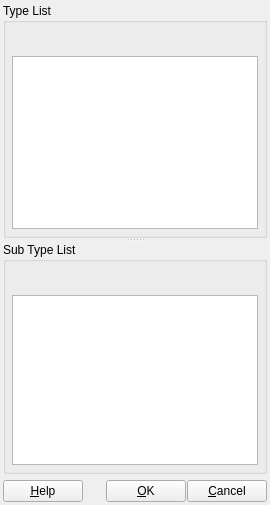
<?xml version="1.0" encoding="UTF-8"?>
<ui version="4.0">
 <class>RB_DatabaseTypeDialog</class>
 <widget class="QDialog" name="RB_DatabaseTypeDialog">
  <property name="geometry">
   <rect>
    <x>0</x>
    <y>0</y>
    <width>270</width>
    <height>505</height>
   </rect>
  </property>
  <property name="windowTitle">
   <string>Dialog</string>
  </property>
  <layout class="QGridLayout" name="gridLayout">
   <property name="leftMargin">
    <number>3</number>
   </property>
   <property name="topMargin">
    <number>3</number>
   </property>
   <property name="rightMargin">
    <number>3</number>
   </property>
   <property name="bottomMargin">
    <number>3</number>
   </property>
   <item row="0" column="0">
    <widget class="QSplitter" name="splitter">
     <property name="orientation">
      <enum>Qt::Vertical</enum>
     </property>
     <widget class="QGroupBox" name="gbType">
      <property name="title">
       <string>Type List</string>
      </property>
      <layout class="QGridLayout" name="gridLayout_17">
       <property name="leftMargin">
        <number>6</number>
       </property>
       <property name="topMargin">
        <number>6</number>
       </property>
       <property name="rightMargin">
        <number>6</number>
       </property>
       <property name="bottomMargin">
        <number>6</number>
       </property>
       <property name="spacing">
        <number>3</number>
       </property>
       <item row="0" column="0">
        <widget class="RB_ToolButtonBar" name="tbbType" native="true">
         <property name="minimumSize">
          <size>
           <width>0</width>
           <height>24</height>
          </size>
         </property>
         <property name="maximumSize">
          <size>
           <width>16777215</width>
           <height>24</height>
          </size>
         </property>
        </widget>
       </item>
       <item row="1" column="0">
        <widget class="RB_TableView" name="tvType"/>
       </item>
      </layout>
     </widget>
     <widget class="QWidget" name="">
      <layout class="QVBoxLayout" name="verticalLayout">
       <item>
        <widget class="QGroupBox" name="gbSubType">
         <property name="title">
          <string>Sub Type List</string>
         </property>
         <layout class="QGridLayout" name="gridLayout_18">
          <property name="leftMargin">
           <number>6</number>
          </property>
          <property name="topMargin">
           <number>6</number>
          </property>
          <property name="rightMargin">
           <number>6</number>
          </property>
          <property name="bottomMargin">
           <number>6</number>
          </property>
          <property name="spacing">
           <number>3</number>
          </property>
          <item row="0" column="0">
           <widget class="RB_ToolButtonBar" name="tbbSubType" native="true">
            <property name="minimumSize">
             <size>
              <width>0</width>
              <height>24</height>
             </size>
            </property>
            <property name="maximumSize">
             <size>
              <width>16777215</width>
              <height>24</height>
             </size>
            </property>
           </widget>
          </item>
          <item row="1" column="0">
           <widget class="RB_TableView" name="tvSubType"/>
          </item>
         </layout>
        </widget>
       </item>
       <item>
        <layout class="QHBoxLayout" name="horizontalLayout_2">
         <property name="spacing">
          <number>1</number>
         </property>
         <item>
          <widget class="QPushButton" name="pbHelp">
           <property name="text">
            <string>&amp;Help</string>
           </property>
           <property name="autoDefault">
            <bool>false</bool>
           </property>
          </widget>
         </item>
         <item>
          <spacer name="horizontalSpacer_2">
           <property name="orientation">
            <enum>Qt::Horizontal</enum>
           </property>
           <property name="sizeHint" stdset="0">
            <size>
             <width>40</width>
             <height>20</height>
            </size>
           </property>
          </spacer>
         </item>
         <item>
          <widget class="QPushButton" name="pbOk">
           <property name="text">
            <string>&amp;OK</string>
           </property>
           <property name="autoDefault">
            <bool>false</bool>
           </property>
          </widget>
         </item>
         <item>
          <widget class="QPushButton" name="pbCancel">
           <property name="text">
            <string>&amp;Cancel</string>
           </property>
           <property name="autoDefault">
            <bool>false</bool>
           </property>
          </widget>
         </item>
        </layout>
       </item>
      </layout>
     </widget>
    </widget>
   </item>
  </layout>
 </widget>
 <customwidgets>
  <customwidget>
   <class>RB_ToolButtonBar</class>
   <extends>QWidget</extends>
   <header>rb_toolbuttonbar.h</header>
   <container>1</container>
  </customwidget>
  <customwidget>
   <class>RB_TableView</class>
   <extends>QTableView</extends>
   <header location="global">rb_tableview.h</header>
  </customwidget>
 </customwidgets>
 <resources/>
 <connections/>
</ui>
